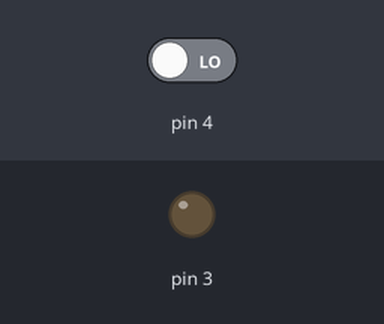
The sketch below on a simulated Arduino Uno, built with avr-gcc and run on an emulated ATmega328P. On the bench: output pins drawn as LEDs (lit = HIGH). The inputs (shaded band) are chosen by the test bench; at power-on: pin 4 LOW.

Above: at 1.2 s.
1.3 s: pin 4 driven HIGH
At 1.7 s:
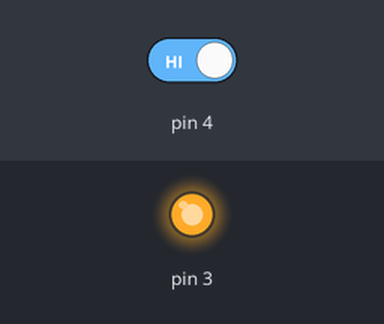
Timing chart, 0 to 4.3 s (numbered marks = the images above; inputs shaded):
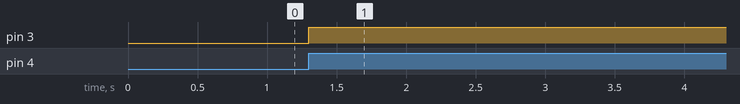

The sketch:

Intelligent_human_body_induction_lamp.ino
```cpp
void setup(){
  pinMode(4, INPUT);
  pinMode(3, OUTPUT);
}

void loop(){
  // 判断连接在D4号管脚的人体传感器是否感应到有人靠近，感应到则为1，否则为0.
  if (digitalRead(4) == 1) {
    // “高”表示点亮连接在D3号管脚绿灯，时间延续5s
    digitalWrite(3,HIGH);
    delay(5000);

  } else {
    // “低”表示熄灭连接在D3号管脚绿灯
    digitalWrite(3,LOW);

  }

}
```

Measured:
- after the input at 1.3 s, pin 3: LOW → HIGH at once
